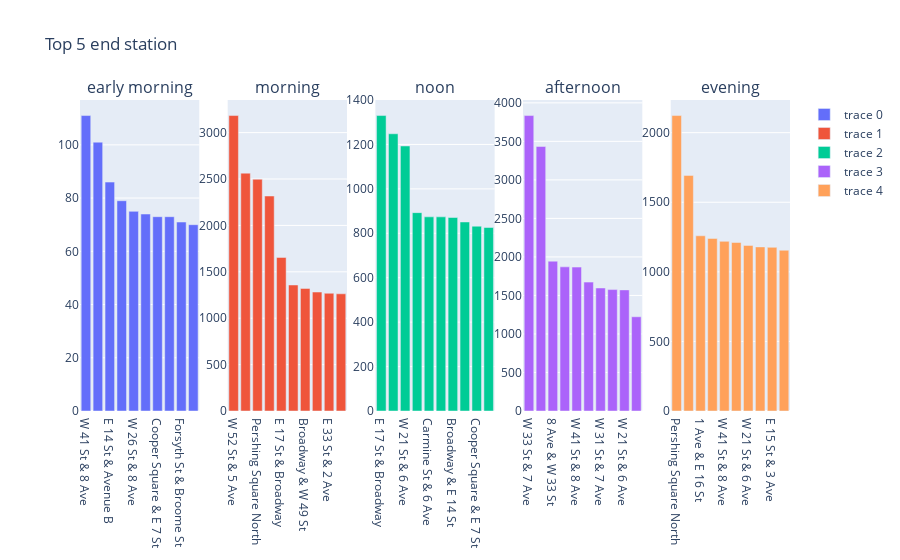

Notebook code cell kept with this figure:
### Code cell
fig2 = tools.make_subplots(rows=1, cols=5, subplot_titles=day_parts)
for idx, daypart in enumerate(day_parts):
    df_start_top10 = df_station_end[df_station_end['part_of_day'] == daypart].sort_values(['age'], ascending=False).head(10)
    trace = go.Bar(
            x=df_start_top10.name,
            y=df_start_top10.age
    )
    fig2.append_trace(trace, 1, idx + 1)

fig2['layout'].update(title='Top 5 end station')

iplot(fig2)

### Figure 1 — Plotly figure (JSON) as saved in the notebook; plotly's stock layout.template omitted (floating-point values rounded to 4 significant figures)
{"data": [{"type": "bar", "x": ["W 41 St & 8 Ave", "1 Ave & E 16 St", "E 14 St & Avenue B", "E 15 St & 3 Ave", "W 26 St & 8 Ave", "E 7 St & Avenue A", "Cooper Square & E 7 St", "E 25 St & 2 Ave", "Forsyth St & Broome St", "E 20 St & FDR Drive"], "xaxis": "x", "y": [111, 101, 86, 79, 75, 74, 73, 73, 71, 70], "yaxis": "y"}, {"type": "bar", "x": ["W 52 St & 5 Ave", "E 47 St & Park Ave", "Pershing Square North", "Broadway & E 22 St", "E 17 St & Broadway", "W 21 St & 6 Ave", "Broadway & W 49 St", "W 20 St & 11 Ave", "E 33 St & 2 Ave", "Pershing Square South"], "xaxis": "x2", "y": [3184, 2563, 2498, 2317, 1655, 1358, 1321, 1282, 1269, 1263], "yaxis": "y2"}, {"type": "bar", "x": ["E 17 St & Broadway", "Broadway & E 22 St", "W 21 St & 6 Ave", "Cleveland Pl & Spring St", "Carmine St & 6 Ave", "Pershing Square North", "Broadway & E 14 St", "Greenwich Ave & 8 Ave", "Cooper Square & E 7 St", "W 18 St & 6 Ave"], "xaxis": "x3", "y": [1330, 1248, 1193, 893, 874, 874, 871, 851, 832, 826], "yaxis": "y3"}, {"type": "bar", "x": ["W 33 St & 7 Ave", "Pershing Square North", "8 Ave & W 33 St", "8 Ave & W 31 St", "W 41 St & 8 Ave", "E 17 St & Broadway", "W 31 St & 7 Ave", "W 38 St & 8 Ave", "W 21 St & 6 Ave", "Broadway & E 22 St"], "xaxis": "x4", "y": [3835, 3434, 1945, 1871, 1868, 1673, 1597, 1576, 1572, 1223], "yaxis": "y4"}, {"type": "bar", "x": ["Pershing Square North", "E 7 St & Avenue A", "1 Ave & E 16 St", "E 14 St & Avenue B", "W 41 St & 8 Ave", "W 33 St & 7 Ave", "W 21 St & 6 Ave", "E 17 St & Broadway", "E 15 St & 3 Ave", "E 11 St & 2 Ave"], "xaxis": "x5", "y": [2123, 1693, 1259, 1240, 1219, 1211, 1190, 1179, 1176, 1155], "yaxis": "y5"}], "layout": {"annotations": [{"font": {"size": 16}, "showarrow": false, "text": "early morning", "x": 0.084, "xanchor": "center", "xref": "paper", "y": 1, "yanchor": "bottom", "yref": "paper"}, {"font": {"size": 16}, "showarrow": false, "text": "morning", "x": 0.292, "xanchor": "center", "xref": "paper", "y": 1, "yanchor": "bottom", "yref": "paper"}, {"font": {"size": 16}, "showarrow": false, "text": "noon", "x": 0.5, "xanchor": "center", "xref": "paper", "y": 1, "yanchor": "bottom", "yref": "paper"}, {"font": {"size": 16}, "showarrow": false, "text": "afternoon", "x": 0.708, "xanchor": "center", "xref": "paper", "y": 1, "yanchor": "bottom", "yref": "paper"}, {"font": {"size": 16}, "showarrow": false, "text": "evening", "x": 0.916, "xanchor": "center", "xref": "paper", "y": 1, "yanchor": "bottom", "yref": "paper"}], "title": {"text": "Top 5 end station"}, "xaxis": {"anchor": "y", "domain": [0, 0.168]}, "xaxis2": {"anchor": "y2", "domain": [0.208, 0.376]}, "xaxis3": {"anchor": "y3", "domain": [0.416, 0.584]}, "xaxis4": {"anchor": "y4", "domain": [0.624, 0.792]}, "xaxis5": {"anchor": "y5", "domain": [0.832, 1]}, "yaxis": {"anchor": "x", "domain": [0, 1]}, "yaxis2": {"anchor": "x2", "domain": [0, 1]}, "yaxis3": {"anchor": "x3", "domain": [0, 1]}, "yaxis4": {"anchor": "x4", "domain": [0, 1]}, "yaxis5": {"anchor": "x5", "domain": [0, 1]}}}
